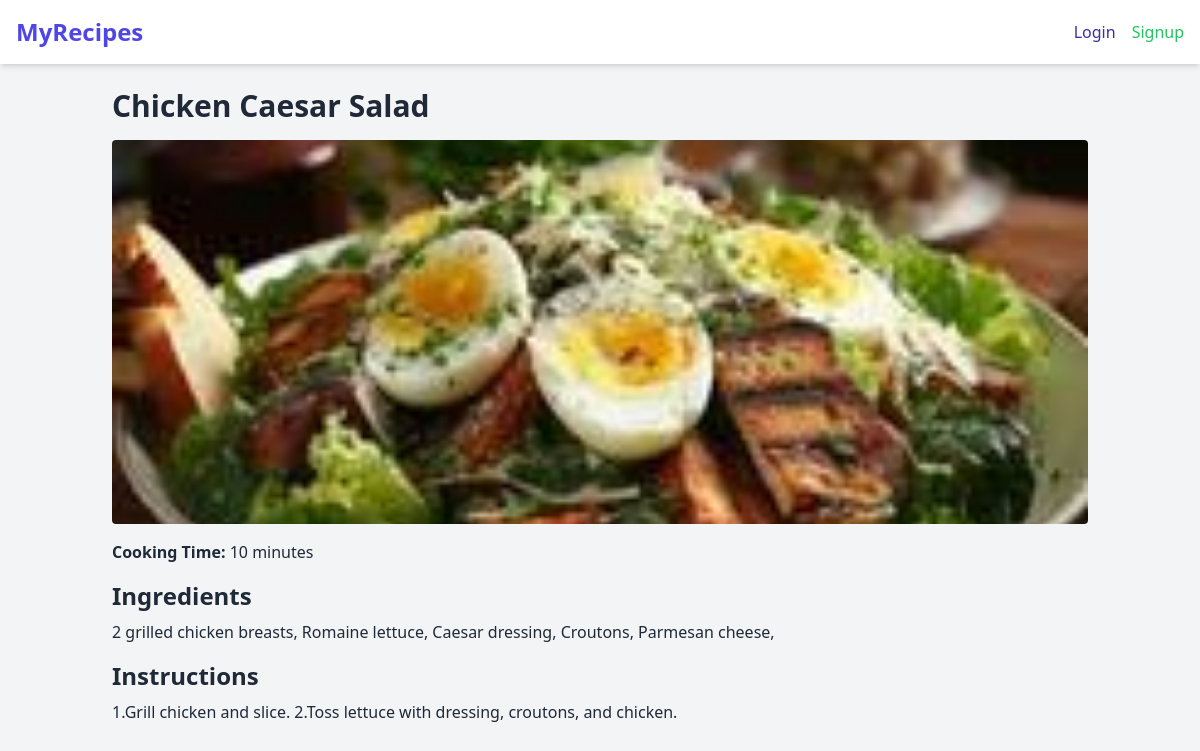
The page /recipe/9/ on the database its author committed.
### recipes/models.py (models this page shows, shortened)
class Recipe(models.Model):
    title = models.CharField(max_length=200)
    ingredients = models.TextField()
    instructions = models.TextField()
    cooking_time = models.IntegerField(help_text="Cooking time in minutes")
    category = models.ForeignKey(Category, on_delete=models.CASCADE)
    image = models.ImageField(upload_to='recipe_images/', blank=True, null=True)
    created_by = models.ForeignKey(User, on_delete=models.CASCADE)

### recipes/views.py (the view)
# urls.py: path('recipe/<int:pk>/', views.recipe_detail, name='recipe_detail'),
def recipe_detail(request, pk):
    recipe = get_object_or_404(Recipe, pk=pk)
    return render(request, 'recipes/recipe_detail.html', {'recipe': recipe})

### recipes/templates/recipes/recipe_detail.html (shortened to what this page needs)
{% extends 'recipes/base.html' %}
{% block content %}
<h1 class="text-3xl font-bold mb-4">{{ recipe.title }}</h1>
{% if recipe.image %}
<img src="{{ recipe.image.url }}" class="w-full max-h-96 object-cover rounded mb-4">
{% endif %}
<p class="mb-4"><strong>Cooking Time:</strong> {{ recipe.cooking_time }} minutes</p>
<h2 class="text-2xl font-bold mb-2">Ingredients</h2>
<p class="mb-4">{{ recipe.ingredients }}</p>
<h2 class="text-2xl font-bold mb-2">Instructions</h2>
<p class="mb-4">{{ recipe.instructions }}</p>
{% endblock %}

### rows shown on the page
Recipe: title "Chicken Caesar Salad", image (picture), cooking_time "10", ingredients "2 grilled chicken breasts, Romaine lettuce, Caesar dressing, Croutons, Parmesan cheese,", instructions "1.Grill chicken and slice. 2.Toss lettuce with dressing, croutons, and chicken."
